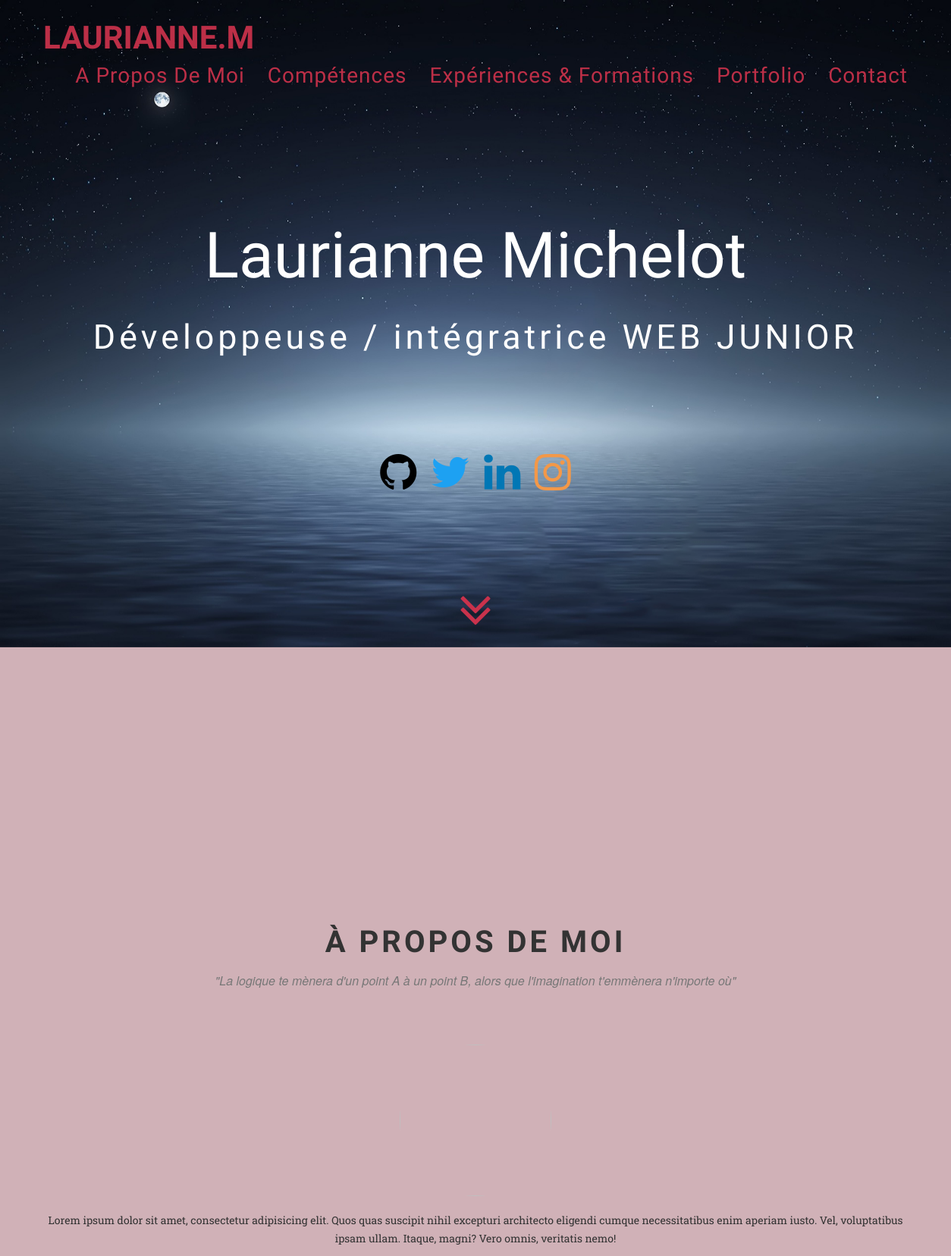
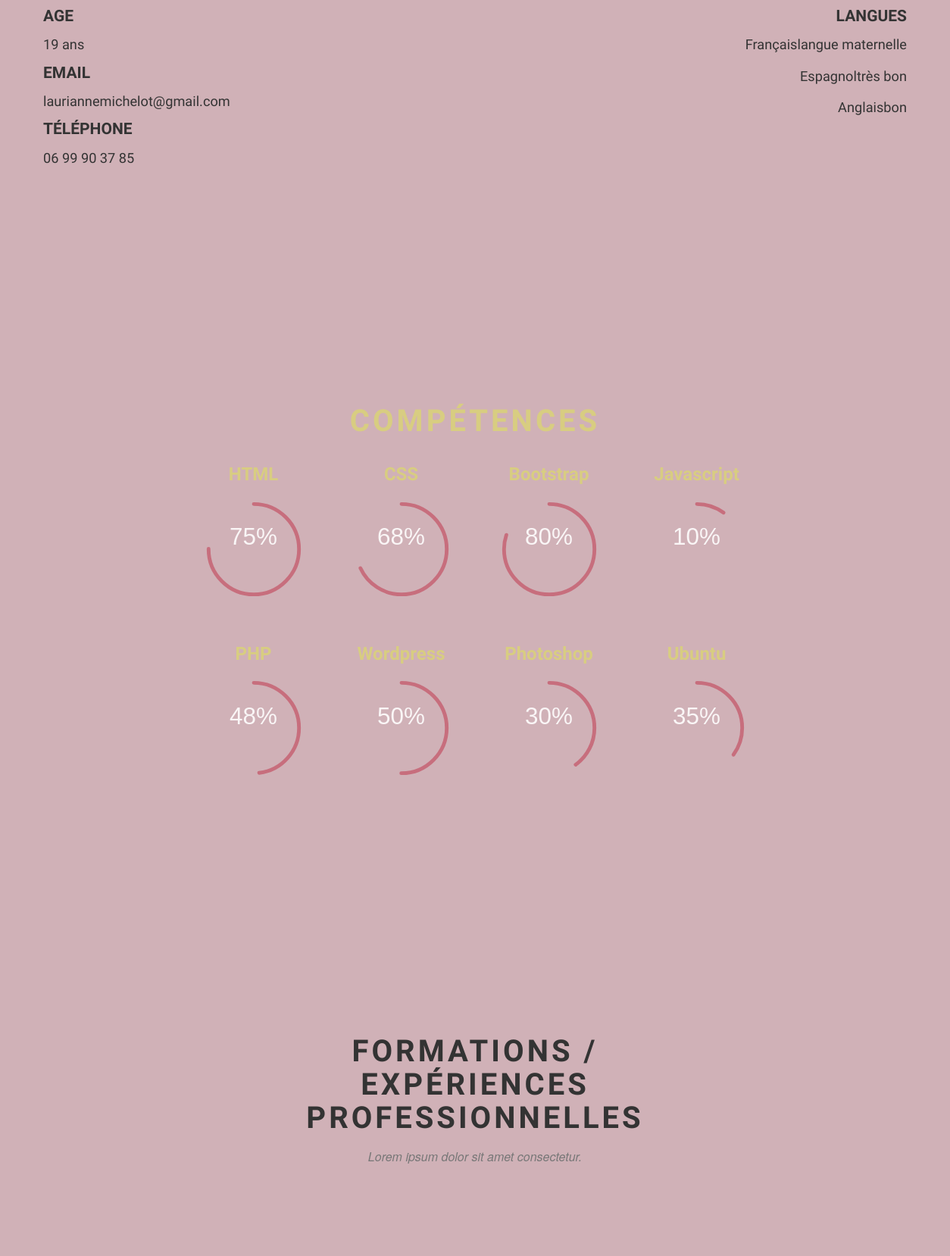
The page / (upper part) on the database its author committed (2 pictures, top to bottom).
### tables this page shows
CREATE TABLE `user` (
  `id_user` int(5) NOT NULL,
  `nom` varchar(64) NOT NULL,
  `prenom` varchar(64) NOT NULL,
  `email` varchar(64) NOT NULL,
  `tel` varchar(20) NOT NULL,
  `mdp` varchar(32) NOT NULL,
  `pseudo` varchar(32) NOT NULL,
  `avatar` varchar(64) NOT NULL,
  `age` int(3) NOT NULL,
  `sexe` enum('homme','femme') NOT NULL,
  `etat_civil` enum('M.','Mme','Mlle') NOT NULL,
  `statut` varchar(13) NOT NULL,
  `adresse` text NOT NULL,
  `code_postal` varchar(5) NOT NULL,
  `ville` varchar(32) NOT NULL,
  `pays` varchar(25) NOT NULL,
  `notes` text NOT NULL,
  `poste` varchar(255) NOT NULL
);

CREATE TABLE `titre` (
  `id_titre` int(11) NOT NULL,
  `titre_cv` varchar(200) NOT NULL,
  `accroche` text NOT NULL,
  `logo` varchar(50) NOT NULL
);

CREATE TABLE `langues` (
  `id_langues` int(11) NOT NULL,
  `langue` varchar(255) NOT NULL,
  `niveau` enum('notions','bon','très bon','courant','langue maternelle') NOT NULL
);

### index.php (the view, shortened to what this page needs)
<?php
require_once('inc/connexion.php');
$sql = $bdd -> query("SELECT * FROM user");
$user = $sql -> fetch();
$sql = $bdd -> query("SELECT * FROM titre");
$titre = $sql -> fetchAll();
$sql = $bdd -> query("SELECT * FROM langues");
$langues = $sql -> fetchAll();
?>
<!DOCTYPE html>
<html lang="en">
<head>
    <link href="front/vendor/bootstrap/css/bootstrap.min.css" rel="stylesheet">
    <link href="front/vendor/font-awesome/css/font-awesome.min.css" rel="stylesheet" type="text/css">
    <link href="front/css/agency.min.css" rel="stylesheet">
    <link href="front/css/style-front.css" rel="stylesheet">
</head>
<body id="page-top" class="index">
    <nav id="mainNav" class="navbar navbar-default navbar-custom navbar-fixed-top">
        <div class="container">
            <div class="navbar-header page-scroll">
                <a class="navbar-brand page-scroll text-uppercase" href="#page-top">laurianne.m</a>
            </div>
            <div class="collapse navbar-collapse" id="bs-example-navbar-collapse-1">
                <ul id="header-nav" class="nav navbar-nav navbar-right">
                    <li>
                        <a class="page-scroll" href="#services">A propos de moi</a>
                    </li>
                    <li>
                        <a class="page-scroll" href="#portfolio">Compétences</a>
                    </li>
                    <li>
                        <a class="page-scroll" href="#about">Expériences & Formations</a>
                    </li>
                    <li>
                        <a class="page-scroll" href="#team">Portfolio</a>
                    </li>
                    <li>
                        <a class="page-scroll" href="#contact">Contact</a>
                    </li>
                </ul>
            </div>
        </div>
    </nav>
    <div class="parallax-window" data-parallax="scroll" data-image-src="front/img/fond-montgolfiere.png">
        <header>
            <div class="container">
                <div class="intro-text">
                    <div class="intro-heading">
                        <?php echo $user['prenom'] . ' ' . $user['nom']; ?>
                    </div>
                    <div class="intro-lead-in">
                        <?= $titre[0]['titre_cv']?>
                    </div>
                    <div class="icones" class="intro-lead-in">
                        <a href="https://github.com/laurianne29" target="_blank"><i class="fa fa-github fa-4x" aria-hidden="true"></i></a>
                        <a href="https://twitter.com/CryptiX29?lang=fr" target="_blank"><i class="fa fa-twitter fa-4x" aria-hidden="true"></i></a>
                        <a href="https://www.linkedin.com/in/laurianne-michelot-04a174b2?trk=hp-identity-name" target="_blank"><i class="fa fa-linkedin fa-4x" aria-hidden="true"></i></a>
                        <a href="https://www.instagram.com/killa_luna/" target="_blank"><i class="fa fa-instagram fa-4x" aria-hidden="true"></i></a>
                    </div>
                    <a class="page-scroll" href="#services"><i class="fa fa-angle-double-down fa-5x" aria-hidden="true"></i></a>
                </div>
            </div>
        </header>
    </div>
    <section id="services">
        <div class="container">
            <div class="row">
                <div class="col-lg-12 text-center">
                    <h2 class="section-heading">À propos de moi</h2>
                    <h3 class="section-subheading text-muted"><?= $titre[0]['accroche'] ?></h3>
                </div>
            </div>
            <div class="row">
                <div class="col-md-12">
                    <img class="img-circle img-responsive img-profil" src="front/img/autumn.jpg">
                </div>
            </div>
            <div class="row">
                <div class="col-lg-12">
                    <p class="text-center">Lorem ipsum dolor sit amet, consectetur adipisicing elit. Quos quas suscipit nihil excepturi architecto eligendi cumque necessitatibus enim aperiam iusto. Vel, voluptatibus ipsam ullam. Itaque, magni? Vero omnis, veritatis nemo!</p>
                </div>
            </div>
            <div class="row" id="text-profil">
                <div class="col-lg-4 col-md-4 col-sm-4 col-xs-12">
                    <div class="timeline-heading text-left">
                        <h4>Age</h4>
                        <p> <?= $user['age'] . ' ans'; ?></p>
                        <h4>Email</h4>
                        <p> <?= $user['email']; ?></p>
                        <h4>Téléphone</h4>
                        <p> <?= $user['tel']; ?></p>
                    </div>
                </div>
                <div class="col-lg-offset-3 col-lg-5 col-md-offset-3 col-md-5 col-sm-offset-3 col-sm-5 col-xs-12">
                    <div class="description text-right">
                        <h4>Langues</h4>
                        <p><?= $langues[0]['langue'] . $langues[0]['niveau'] ?></p>
                        <p><?= $langues[1]['langue'] . $langues[1]['niveau'] ?></p>
                        <p><?= $langues[2]['langue'] . $langues[2]['niveau'] ?></p>
                    </div>
                </div>
            </div>
        </div>
    </section>
    <div class="parallax-window" data-parallax="scroll" data-image-src="front/img/montgolfiere.jpg">
        <section id="portfolio">
            <div class="container">
                <div class="row">
                    <div class="col-md-12">
                        <h2 class="section-heading text-center">Compétences</h2>
                    </div>
                </div>
                <div class="row">
                    <div class="col-md-offset-2 col-md-2 text-center">
                        <div class="col-md-12">
                            <h3 class="text-center">HTML</h3>
                        </div>
                        <div class="o-progress-circle o-progress-circle--rounded">
                            <div class="o-progress-circle__number">
                                <span data-pourcent>75</span><em>%</em>
                            </div>
                            <div class="o-progress-circle__fill">
                                <svg class="icon" viewBox="0 0 40 40">
                                    <circle r="15.9154943092" cy="20" cx="20" />
                                    <circle r="15.9154943092" cy="20" cx="20" stroke-dashoffset="25" transform="rotate(-90,20,20)" />
                                </svg>
                            </div>
                        </div>
                    </div>
                    <div class="col-md-2 text-center">
                        <div class="col-md-12">
                            <h3 class="text-center">CSS</h3>
                        </div>
                        <div class="o-progress-circle o-progress-circle--rounded">
                            <div class="o-progress-circle__number">
                                <span data-pourcent>68</span><em>%</em>
                            </div>
                            <div class="o-progress-circle__fill">
                                <svg class="icon" viewBox="0 0 40 40">
                                    <circle r="15.9154943092" cy="20" cx="20" />
                                    <circle r="15.9154943092" cy="20" cx="20" stroke-dashoffset="32" transform="rotate(-90,20,20)" />
                                </svg>
                            </div>
                        </div>
                    </div>
                    <div class="col-md-2 text-center">
                        <div class="col-md-12">
                            <h3 class="text-center">Bootstrap</h3>
                        </div>
                        <div class="o-progress-circle o-progress-circle--rounded">
                            <div class="o-progress-circle__number">
                                <span data-pourcent>80</span><em>%</em>
                            </div>
                            <div class="o-progress-circle__fill">
                                <svg class="icon" viewBox="0 0 40 40">
                                    <circle r="15.9154943092" cy="20" cx="20" />
                                    <circle r="15.9154943092" cy="20" cx="20" stroke-dashoffset="20" transform="rotate(-90,20,20)" />
                                </svg>
                            </div>
                        </div>
                    </div>
                    <div class="col-md-2 text-center">
                        <div class="col-md-12">
                            <h3 class="text-center">Javascript</h3>
                        </div>
                        <div class="o-progress-circle o-progress-circle--rounded">
                            <div class="o-progress-circle__number">
                                <span data-pourcent>10</span><em>%</em>
                            </div>
                            <div class="o-progress-circle__fill">
                                <svg class="icon" viewBox="0 0 40 40">
                                    <circle r="15.9154943092" cy="20" cx="20" />
                                    <circle r="15.9154943092" cy="20" cx="20" stroke-dashoffset="90" transform="rotate(-90,20,20)" />
                                </svg>
                            </div>
                        </div>
                    </div>
                </div>
                <div class="row">
                    <div class="col-md-offset-2 col-md-2 text-center">
                        <div class="col-md-12">
                            <h3 class="text-center">PHP</h3>
                        </div>
                        <div class="o-progress-circle o-progress-circle--rounded">
                            <div class="o-progress-circle__number">
                                <span data-pourcent>48</span><em>%</em>
                            </div>
                            <div class="o-progress-circle__fill">
                                <svg class="icon" viewBox="0 0 40 40">
                                    <circle r="15.9154943092" cy="20" cx="20" />
                                    <circle r="15.9154943092" cy="20" cx="20" stroke-dashoffset="52" transform="rotate(-90,20,20)" />
                                </svg>
                            </div>
                        </div>
                    </div>
                    <div class="col-md-2 text-center">
                        <div class="col-md-12">
                            <h3 class="text-center">Wordpress</h3>
                        </div>
                        <div class="o-progress-circle o-progress-circle--rounded">
                            <div class="o-progress-circle__number">
                                <span data-pourcent>50</span><em>%</em>
                            </div>
                            <div class="o-progress-circle__fill">
                                <svg class="icon" viewBox="0 0 40 40">
                                    <circle r="15.9154943092" cy="20" cx="20" />
                                    <circle r="15.9154943092" cy="20" cx="20" stroke-dashoffset="50" transform="rotate(-90,20,20)" />
                                </svg>
                            </div>
                        </div>
                    </div>
                    <div class="col-md-2 text-center">
                        <div class="col-md-12">
                            <h3 class="text-center">Photoshop</h3>
                        </div>
                        <div class="o-progress-circle o-progress-circle--rounded">
                            <div class="o-progress-circle__number">
                                <span data-pourcent>30</span><em>%</em>
                            </div>
                            <div class="o-progress-circle__fill">
                                <svg class="icon" viewBox="0 0 40 40">
                                    <circle r="15.9154943092" cy="20" cx="20" />
                                    <circle r="15.9154943092" cy="20" cx="20" stroke-dashoffset="60" transform="rotate(-90,20,20)" />
                                </svg>
                            </div>
                        </div>
                    </div>
                    <div class="col-md-2 text-center">
                        <div class="col-md-12">
                            <h3 class="text-center">Ubuntu</h3>
                        </div>
                        <div class="o-progress-circle o-progress-circle--rounded">
                            <div class="o-progress-circle__number">
                                <span data-pourcent>35</span><em>%</em>
                            </div>
                            <div class="o-progress-circle__fill">
                                <svg class="icon" viewBox="0 0 40 40">
                                    <circle r="15.9154943092" cy="20" cx="20" />
                                    <circle r="15.9154943092" cy="20" cx="20" stroke-dashoffset="65" transform="rotate(-90,20,20)" />
                                </svg>
                            </div>
                        </div>
                    </div>
                </div>
            </div>
        </section>
    </div>
    <section id="about">
        <div class="container">
            <div class="row">
                <div class="col-lg-offset-3 col-lg-6 text-center">
                    <h2 class="section-heading">Formations / Expériences professionnelles</h2>
                    <h3 class="section-subheading text-muted">Lorem ipsum dolor sit amet consectetur.</h3>
                </div>
            </div>
            <div class="row">
                <div class="col-lg-12">
                    <section class="timeline">
                        <ul>
                        </ul>
                    </section>
                </div>
            </div>
        </div>
    </section>
</body>
</html>

### rows shown on the page
user: prenom "Laurianne", nom "Michelot", age "19", email "lauriannemichelot@gmail.com", tel "06 99 90 37 85"
titre: titre_cv "Développeuse / intégratrice WEB JUNIOR", accroche "\"La logique te mènera d'un point A à un point B, alors que l'imagination t'emmènera n'importe où\""
langues: langue "Français", niveau "langue maternelle"
langues: langue "Espagnol", niveau "très bon"
langues: langue "Anglais", niveau "bon"
